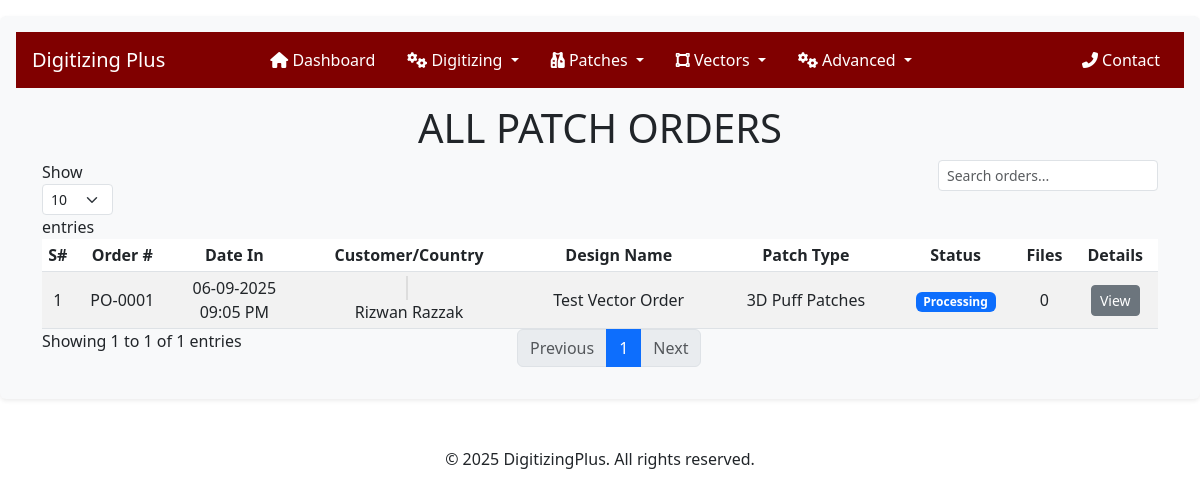
The page /user/admin/all-patch-orders/ (signed in) on the database its author committed.
### crafting/models.py (models this page shows, shortened)
class PatchOrder(models.Model):
    user = models.ForeignKey(
        settings.AUTH_USER_MODEL,
        on_delete=models.CASCADE,
        related_name='patch_orders',
    )
    order_number = models.CharField(max_length=20, unique=True, blank=True)
    name = models.CharField(max_length=255)
    po_number = models.IntegerField(null=True, blank=True)
    height = models.DecimalField(decimal_places=2, max_digits=5)
    width = models.DecimalField(decimal_places=2, max_digits=5)
    patch_type = models.CharField(max_length=50, choices=PATCH_TYPE, null=True, blank=True)
    backing_type = models.CharField(max_length=50, choices=BACKING_TYPE, null=True, blank=True)
    border_type = models.CharField(max_length=50, choices=BORDER_TYPE, null=True, blank=True)
    embroidery_fill = models.CharField(max_length=50, choices=EMBROIDERY_FILL, null=True, blank=True)
    quantity = models.IntegerField(default=1)
    date = models.DateField()
    color_details = models.CharField(max_length=255, blank=True, null=True)
    contact_name = models.CharField(max_length=255)
    contact_number = models.CharField(max_length=50)
    shipping_address = models.TextField(null=True, blank=True)
    instructions = models.TextField(null=True, blank=True)
    status = models.CharField(max_length=50, choices=STATUS_CHOICES, default='Processing', blank=True)
    admin_instruction = models.TextField(null=True, blank=True)
    created_at = models.DateTimeField(auto_now_add=True)

### users/models.py (models this page shows, shortened)
class User(AbstractUser):
    COUNTRY_CHOICES = [
        ('United States', 'United States'),
        ('United Kingdom', 'United Kingdom'),
        ('Australia', 'Australia'),
        ('New Zealand', 'New Zealand'),
        ('Germany', 'Germany'),
        ('Canada', 'Canada'),
    ]
    username = None
    user_id = models.CharField(max_length=100, unique=True, blank=False, null=False)
    email = models.EmailField(unique=True)
    email2 = models.EmailField(blank=True, null=True, verbose_name="Secondary Email")
    email3 = models.EmailField(blank=True, null=True, verbose_name="Tertiary Email")
    first_name = models.CharField(max_length=100, blank=False, null=False)
    last_name = models.CharField(max_length=100, blank=False, null=False)
    phone_number = models.CharField(max_length=50, null=True, blank=True)
    address = models.CharField(max_length=500)
    city = models.CharField(max_length=50)
    state = models.CharField(max_length=50)
    zip_code = models.CharField(max_length=15)
    country = models.CharField(
        max_length=15,
        choices=COUNTRY_CHOICES,
        default='US',  # Default to United States
        verbose_name="Country"
    )
    USERNAME_FIELD = 'user_id'
    REQUIRED_FIELDS = []  # Removed email from required fields
    objects = UserManager()
    COUNTRY_CODE_MAP = {
        'United States': 'us',
        'United Kingdom': 'gb',
        'Australia': 'au',
        'New Zealand': 'nz',
        'Germany': 'de',
        'Canada': 'ca',
    }
    @property
    def country_code(self):
        return self.COUNTRY_CODE_MAP.get(self.country, '')

### users/adminviews.py (the view)
# urls.py: path('admin/all-patch-orders/', adminviews.all_patch_orders, name='admin-all-patch-orders'),
@login_required
@user_passes_test(lambda u: u.is_superuser)
def all_patch_orders(request):
    orders = PatchOrder.objects.select_related('user').prefetch_related('files').order_by('-created_at')
    context = {
        'orders': orders,
        'order_type': 'Patch',
    }
    return render(request, 'users/admin/all-patch-orders.html', context)

### users/templates/users/admin/all-patch-orders.html (shortened to what this page needs)
{% extends "users/admin/base.html" %}
{% load static %}
{% load crispy_forms_tags %}
{% block content %}
<link rel="stylesheet" href="https://cdnjs.cloudflare.com/ajax/libs/flag-icon-css/3.5.0/css/flag-icon.min.css">
<h1 class="text-center mt-3">ALL PATCH ORDERS</h1>
<div class="mt-2">
    <table id="ordersTable" class="table table-striped table-sm" style="width:100%">
        <thead>
            <tr>
                <th class="text-center">S#</th>
                <th class="text-center">Order #</th>
                <th class="text-center">Date In</th>
                <th class="text-center">Customer/Country</th>
                <th class="text-center">Design Name</th>
                <th class="text-center">Patch Type</th>
                <th class="text-center">Status</th>
                <th class="text-center">Files</th>
                <th class="text-center">Details</th>
            </tr>
        </thead>
        <tbody>
            {% for order in orders %}
            <tr>
                <td class="text-center align-middle">{{ forloop.counter }}</td>
                <td class="text-center align-middle">{{ order.order_number }}</td>
                <td class="text-center align-middle">
                    {{ order.created_at|date:"m-d-Y" }}
                    <br />
                    {{ order.created_at|date:"h:i A" }}
                </td>
                <td class="text-center align-middle">
                    {% if order.user.country_code %}
                    <span class="flag-icon flag-icon-{{ order.user.country_code }}"></span>
                    {% endif %}<br>
                    {{ order.user.get_full_name|title }}
                </td>
                <td class="text-center align-middle">{{ order.name }}</td>
                <td class="text-center align-middle">
                    {{ order.patch_type|default:"-" }}
                </td>
                <td class="text-center align-middle">
                    <span class="badge bg-primary">
                        {{ order.status }}
                    </span>
                </td>
                <td class="text-center align-middle">
                    {{ order.files.count }}
                </td>
                <td class="text-center align-middle">
                    <a href="{% url "users:admin-order-details" order.id 'Patch' %}" class="btn btn-sm btn-secondary">View</a>
                </td>
            </tr>
            {% endfor %}
        </tbody>
    </table>
</div>
{% endblock content %}

### users/templates/users/admin/all-patch-orders.html (style rules this page uses)
.flag-icon { margin-right: 5px; border: 1px solid #ddd; }

### rows shown on the page
PatchOrder: order_number "PO-0001", created_at "06-09-2025", created_at "09:05 PM", user.get_full_name "Rizwan Razzak", name "Test Vector Order", patch_type "3D Puff Patches", status "Processing", files.count "0"
